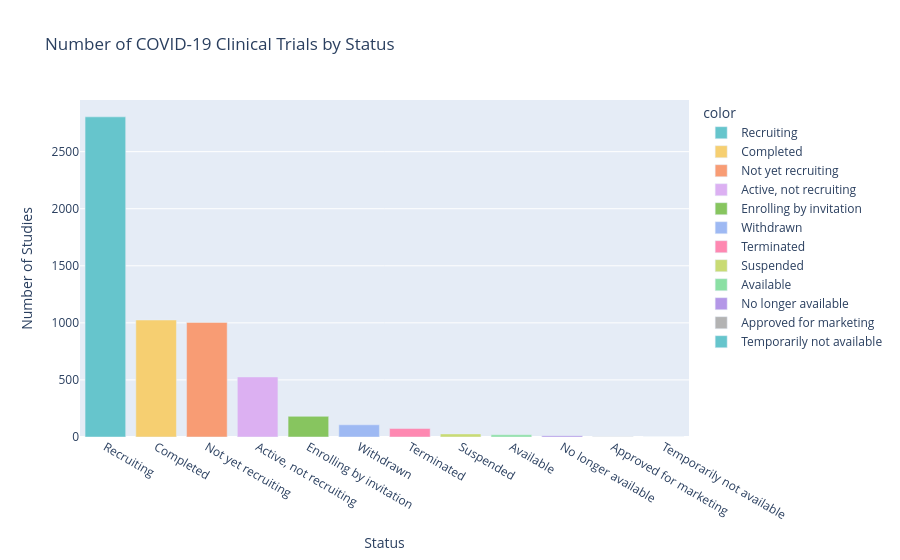

Notebook code cell kept with this figure:
### Code cell
fig = px.bar(x=status_counts.index, y=status_counts.values, 
             labels={'x': 'Status', 'y': 'Number of Studies'},
             title="Number of COVID-19 Clinical Trials by Status",
             color=status_counts.index, color_discrete_sequence=px.colors.qualitative.Pastel)
fig.show()

### Figure 1 — Plotly figure (JSON) as saved in the notebook; plotly's stock layout.template omitted (floating-point values rounded to 4 significant figures)
{"data": [{"hovertemplate": "color=Recruiting<br>Status=%{x}<br>Number of Studies=%{y}<extra></extra>", "legendgroup": "Recruiting", "marker": {"color": "rgb(102, 197, 204)", "pattern": {"shape": ""}}, "name": "Recruiting", "orientation": "v", "showlegend": true, "textposition": "auto", "type": "bar", "x": ["Recruiting"], "xaxis": "x", "y": [2805], "yaxis": "y"}, {"hovertemplate": "color=Completed<br>Status=%{x}<br>Number of Studies=%{y}<extra></extra>", "legendgroup": "Completed", "marker": {"color": "rgb(246, 207, 113)", "pattern": {"shape": ""}}, "name": "Completed", "orientation": "v", "showlegend": true, "textposition": "auto", "type": "bar", "x": ["Completed"], "xaxis": "x", "y": [1025], "yaxis": "y"}, {"hovertemplate": "color=Not yet recruiting<br>Status=%{x}<br>Number of Studies=%{y}<extra></extra>", "legendgroup": "Not yet recruiting", "marker": {"color": "rgb(248, 156, 116)", "pattern": {"shape": ""}}, "name": "Not yet recruiting", "orientation": "v", "showlegend": true, "textposition": "auto", "type": "bar", "x": ["Not yet recruiting"], "xaxis": "x", "y": [1004], "yaxis": "y"}, {"hovertemplate": "color=Active, not recruiting<br>Status=%{x}<br>Number of Studies=%{y}<extra></extra>", "legendgroup": "Active, not recruiting", "marker": {"color": "rgb(220, 176, 242)", "pattern": {"shape": ""}}, "name": "Active, not recruiting", "orientation": "v", "showlegend": true, "textposition": "auto", "type": "bar", "x": ["Active, not recruiting"], "xaxis": "x", "y": [526], "yaxis": "y"}, {"hovertemplate": "color=Enrolling by invitation<br>Status=%{x}<br>Number of Studies=%{y}<extra></extra>", "legendgroup": "Enrolling by invitation", "marker": {"color": "rgb(135, 197, 95)", "pattern": {"shape": ""}}, "name": "Enrolling by invitation", "orientation": "v", "showlegend": true, "textposition": "auto", "type": "bar", "x": ["Enrolling by invitation"], "xaxis": "x", "y": [181], "yaxis": "y"}, {"hovertemplate": "color=Withdrawn<br>Status=%{x}<br>Number of Studies=%{y}<extra></extra>", "legendgroup": "Withdrawn", "marker": {"color": "rgb(158, 185, 243)", "pattern": {"shape": ""}}, "name": "Withdrawn", "orientation": "v", "showlegend": true, "textposition": "auto", "type": "bar", "x": ["Withdrawn"], "xaxis": "x", "y": [107], "yaxis": "y"}, {"hovertemplate": "color=Terminated<br>Status=%{x}<br>Number of Studies=%{y}<extra></extra>", "legendgroup": "Terminated", "marker": {"color": "rgb(254, 136, 177)", "pattern": {"shape": ""}}, "name": "Terminated", "orientation": "v", "showlegend": true, "textposition": "auto", "type": "bar", "x": ["Terminated"], "xaxis": "x", "y": [74], "yaxis": "y"}, {"hovertemplate": "color=Suspended<br>Status=%{x}<br>Number of Studies=%{y}<extra></extra>", "legendgroup": "Suspended", "marker": {"color": "rgb(201, 219, 116)", "pattern": {"shape": ""}}, "name": "Suspended", "orientation": "v", "showlegend": true, "textposition": "auto", "type": "bar", "x": ["Suspended"], "xaxis": "x", "y": [27], "yaxis": "y"}, {"hovertemplate": "color=Available<br>Status=%{x}<br>Number of Studies=%{y}<extra></extra>", "legendgroup": "Available", "marker": {"color": "rgb(139, 224, 164)", "pattern": {"shape": ""}}, "name": "Available", "orientation": "v", "showlegend": true, "textposition": "auto", "type": "bar", "x": ["Available"], "xaxis": "x", "y": [19], "yaxis": "y"}, {"hovertemplate": "color=No longer available<br>Status=%{x}<br>Number of Studies=%{y}<extra></extra>", "legendgroup": "No longer available", "marker": {"color": "rgb(180, 151, 231)", "pattern": {"shape": ""}}, "name": "No longer available", "orientation": "v", "showlegend": true, "textposition": "auto", "type": "bar", "x": ["No longer available"], "xaxis": "x", "y": [12], "yaxis": "y"}, {"hovertemplate": "color=Approved for marketing<br>Status=%{x}<br>Number of Studies=%{y}<extra></extra>", "legendgroup": "Approved for marketing", "marker": {"color": "rgb(179, 179, 179)", "pattern": {"shape": ""}}, "name": "Approved for marketing", "orientation": "v", "showlegend": true, "textposition": "auto", "type": "bar", "x": ["Approved for marketing"], "xaxis": "x", "y": [2], "yaxis": "y"}, {"hovertemplate": "color=Temporarily not available<br>Status=%{x}<br>Number of Studies=%{y}<extra></extra>", "legendgroup": "Temporarily not available", "marker": {"color": "rgb(102, 197, 204)", "pattern": {"shape": ""}}, "name": "Temporarily not available", "orientation": "v", "showlegend": true, "textposition": "auto", "type": "bar", "x": ["Temporarily not available"], "xaxis": "x", "y": [1], "yaxis": "y"}], "layout": {"barmode": "relative", "legend": {"title": {"text": "color"}, "tracegroupgap": 0}, "title": {"text": "Number of COVID-19 Clinical Trials by Status"}, "xaxis": {"anchor": "y", "domain": [0.0, 1.0], "title": {"text": "Status"}}, "yaxis": {"anchor": "x", "domain": [0.0, 1.0], "title": {"text": "Number of Studies"}}}}
